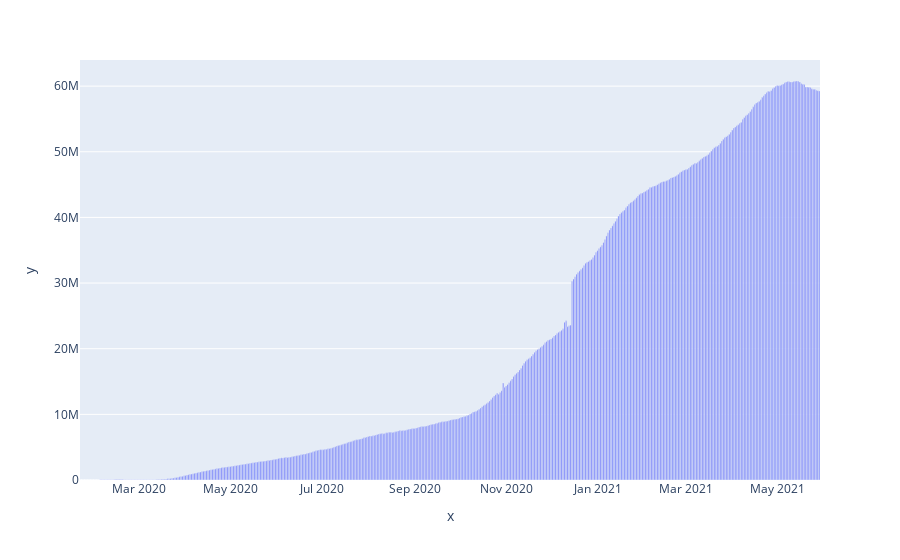

The notebook cell this image was saved under:
### Code cell
covid_by_date['Active Cases'] = covid_by_date['Confirmed']-covid_by_date['Recovered']-covid_by_date['Deaths']
fig = px.bar(x=covid_by_date.index, y=covid_by_date['Active Cases'])
fig.show()
covid_by_date.head()

### Figure 1 — Plotly figure (JSON) as saved in the notebook; plotly's stock layout.template omitted (floating-point values rounded to 4 significant figures; data arrays with more than 128 entries replaced by an {"elided": "..."} marker saying what was removed)
{"data": [{"alignmentgroup": "True", "hovertemplate": "x=%{x}<br>y=%{y}<extra></extra>", "legendgroup": "", "marker": {"color": "#636efa", "pattern": {"shape": ""}}, "name": "", "offsetgroup": "", "orientation": "v", "showlegend": false, "textposition": "auto", "type": "bar", "x": {"elided": "494 str values"}, "xaxis": "x", "y": {"elided": "494 int values"}, "yaxis": "y"}], "layout": {"barmode": "relative", "legend": {"tracegroupgap": 0}, "margin": {"t": 60}, "xaxis": {"anchor": "y", "domain": [0, 1], "title": {"text": "x"}}, "yaxis": {"anchor": "x", "domain": [0, 1], "title": {"text": "y"}}}}
